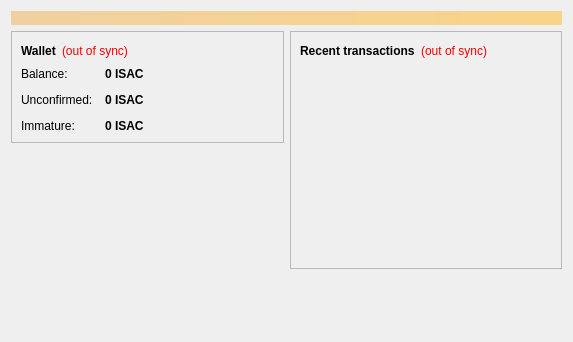
<?xml version="1.0" encoding="UTF-8"?>
<ui version="4.0">
 <class>OverviewPage</class>
 <widget class="QWidget" name="OverviewPage">
  <property name="geometry">
   <rect>
    <x>0</x>
    <y>0</y>
    <width>573</width>
    <height>342</height>
   </rect>
  </property>
  <property name="windowTitle">
   <string>Form</string>
  </property>
  <layout class="QVBoxLayout" name="topLayout">
   <item>
    <widget class="QLabel" name="labelAlerts">
     <property name="visible">
      <bool>false</bool>
     </property>
     <property name="styleSheet">
      <string notr="true">background-color: qlineargradient(x1: 0, y1: 0, x2: 1, y2: 0, stop:0 #F0D0A0, stop:1 #F8D488); color:#000000;</string>
     </property>
     <property name="wordWrap">
      <bool>true</bool>
     </property>
     <property name="margin">
      <number>3</number>
     </property>
    </widget>
   </item>
   <item>
    <layout class="QHBoxLayout" name="horizontalLayout" stretch="1,1">
     <item>
      <layout class="QVBoxLayout" name="verticalLayout_2">
       <item>
        <widget class="QFrame" name="frame">
         <property name="frameShape">
          <enum>QFrame::StyledPanel</enum>
         </property>
         <property name="frameShadow">
          <enum>QFrame::Raised</enum>
         </property>
         <layout class="QVBoxLayout" name="verticalLayout_4">
          <item>
           <layout class="QHBoxLayout" name="horizontalLayout_4">
            <item>
             <widget class="QLabel" name="label_5">
              <property name="font">
               <font>
                <weight>75</weight>
                <bold>true</bold>
               </font>
              </property>
              <property name="text">
               <string>Wallet</string>
              </property>
             </widget>
            </item>
            <item>
             <widget class="QLabel" name="labelWalletStatus">
              <property name="toolTip">
               <string>The displayed information may be out of date. Your wallet automatically synchronizes with the Isacoin network after a connection is established, but this process has not completed yet.</string>
              </property>
              <property name="styleSheet">
               <string notr="true">QLabel { color: red; }</string>
              </property>
              <property name="text">
               <string notr="true">(out of sync)</string>
              </property>
              <property name="alignment">
               <set>Qt::AlignLeading|Qt::AlignLeft|Qt::AlignVCenter</set>
              </property>
             </widget>
            </item>
            <item>
             <spacer name="horizontalSpacer_2">
              <property name="orientation">
               <enum>Qt::Horizontal</enum>
              </property>
              <property name="sizeHint" stdset="0">
               <size>
                <width>40</width>
                <height>20</height>
               </size>
              </property>
             </spacer>
            </item>
           </layout>
          </item>
          <item>
           <layout class="QFormLayout" name="formLayout_2">
            <property name="fieldGrowthPolicy">
             <enum>QFormLayout::AllNonFixedFieldsGrow</enum>
            </property>
            <property name="horizontalSpacing">
             <number>12</number>
            </property>
            <property name="verticalSpacing">
             <number>12</number>
            </property>
            <item row="0" column="0">
             <widget class="QLabel" name="label">
              <property name="text">
               <string>Balance:</string>
              </property>
             </widget>
            </item>
            <item row="0" column="1">
             <widget class="QLabel" name="labelBalance">
              <property name="font">
               <font>
                <weight>75</weight>
                <bold>true</bold>
               </font>
              </property>
              <property name="cursor">
               <cursorShape>IBeamCursor</cursorShape>
              </property>
              <property name="toolTip">
               <string>Your current balance</string>
              </property>
              <property name="text">
               <string notr="true">0 ISAC</string>
              </property>
              <property name="textInteractionFlags">
               <set>Qt::LinksAccessibleByMouse|Qt::TextSelectableByKeyboard|Qt::TextSelectableByMouse</set>
              </property>
             </widget>
            </item>
            <item row="1" column="0">
             <widget class="QLabel" name="label_3">
              <property name="text">
               <string>Unconfirmed:</string>
              </property>
             </widget>
            </item>
            <item row="1" column="1">
             <widget class="QLabel" name="labelUnconfirmed">
              <property name="font">
               <font>
                <weight>75</weight>
                <bold>true</bold>
               </font>
              </property>
              <property name="cursor">
               <cursorShape>IBeamCursor</cursorShape>
              </property>
              <property name="toolTip">
               <string>Total of transactions that have yet to be confirmed, and do not yet count toward the current balance</string>
              </property>
              <property name="text">
               <string notr="true">0 ISAC</string>
              </property>
              <property name="textInteractionFlags">
               <set>Qt::LinksAccessibleByMouse|Qt::TextSelectableByKeyboard|Qt::TextSelectableByMouse</set>
              </property>
             </widget>
            </item>
            <item row="2" column="0">
             <widget class="QLabel" name="labelImmatureText">
              <property name="text">
               <string>Immature:</string>
              </property>
             </widget>
            </item>
            <item row="2" column="1">
             <widget class="QLabel" name="labelImmature">
              <property name="font">
               <font>
                <weight>75</weight>
                <bold>true</bold>
               </font>
              </property>
              <property name="toolTip">
               <string>Mined balance that has not yet matured</string>
              </property>
              <property name="text">
               <string notr="true">0 ISAC</string>
              </property>
              <property name="textInteractionFlags">
               <set>Qt::LinksAccessibleByMouse|Qt::TextSelectableByKeyboard|Qt::TextSelectableByMouse</set>
              </property>
             </widget>
            </item>
           </layout>
          </item>
         </layout>
        </widget>
       </item>
       <item>
        <spacer name="verticalSpacer">
         <property name="orientation">
          <enum>Qt::Vertical</enum>
         </property>
         <property name="sizeHint" stdset="0">
          <size>
           <width>20</width>
           <height>40</height>
          </size>
         </property>
        </spacer>
       </item>
      </layout>
     </item>
     <item>
      <layout class="QVBoxLayout" name="verticalLayout_3">
       <item>
        <widget class="QFrame" name="frame_2">
         <property name="frameShape">
          <enum>QFrame::StyledPanel</enum>
         </property>
         <property name="frameShadow">
          <enum>QFrame::Raised</enum>
         </property>
         <layout class="QVBoxLayout" name="verticalLayout">
          <item>
           <layout class="QHBoxLayout" name="horizontalLayout_2">
            <item>
             <widget class="QLabel" name="label_4">
              <property name="text">
               <string>&lt;b&gt;Recent transactions&lt;/b&gt;</string>
              </property>
             </widget>
            </item>
            <item>
             <widget class="QLabel" name="labelTransactionsStatus">
              <property name="toolTip">
               <string>The displayed information may be out of date. Your wallet automatically synchronizes with the Isacoin network after a connection is established, but this process has not completed yet.</string>
              </property>
              <property name="styleSheet">
               <string notr="true">QLabel { color: red; }</string>
              </property>
              <property name="text">
               <string notr="true">(out of sync)</string>
              </property>
              <property name="alignment">
               <set>Qt::AlignRight|Qt::AlignTrailing|Qt::AlignVCenter</set>
              </property>
             </widget>
            </item>
            <item>
             <spacer name="horizontalSpacer">
              <property name="orientation">
               <enum>Qt::Horizontal</enum>
              </property>
              <property name="sizeHint" stdset="0">
               <size>
                <width>40</width>
                <height>20</height>
               </size>
              </property>
             </spacer>
            </item>
           </layout>
          </item>
          <item>
           <widget class="QListView" name="listTransactions">
            <property name="styleSheet">
             <string notr="true">QListView { background: transparent; }</string>
            </property>
            <property name="frameShape">
             <enum>QFrame::NoFrame</enum>
            </property>
            <property name="verticalScrollBarPolicy">
             <enum>Qt::ScrollBarAlwaysOff</enum>
            </property>
            <property name="horizontalScrollBarPolicy">
             <enum>Qt::ScrollBarAlwaysOff</enum>
            </property>
            <property name="selectionMode">
             <enum>QAbstractItemView::NoSelection</enum>
            </property>
           </widget>
          </item>
         </layout>
        </widget>
       </item>
       <item>
        <spacer name="verticalSpacer_2">
         <property name="orientation">
          <enum>Qt::Vertical</enum>
         </property>
         <property name="sizeHint" stdset="0">
          <size>
           <width>20</width>
           <height>40</height>
          </size>
         </property>
        </spacer>
       </item>
      </layout>
     </item>
    </layout>
   </item>
  </layout>
 </widget>
 <resources/>
 <connections/>
</ui>
